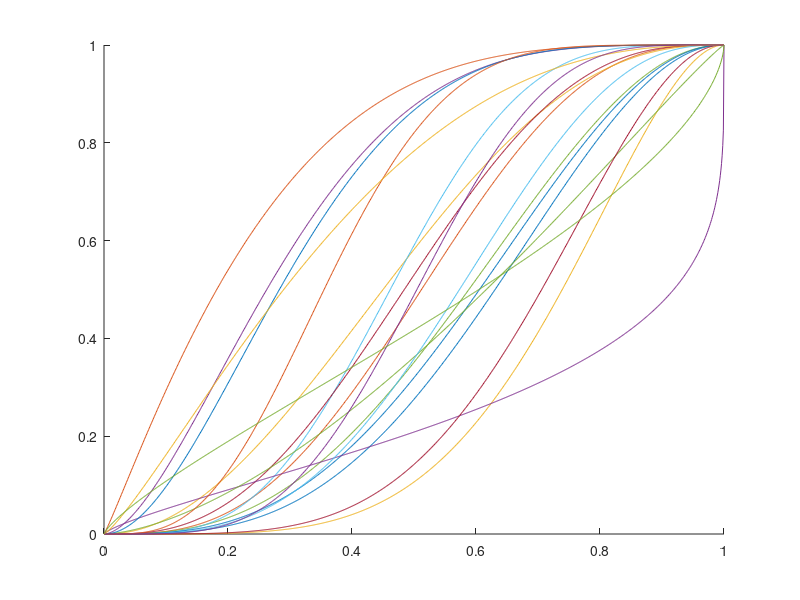

This figure's MATLAB source:
NumLayers = 19;
n = 1000;
x1 = linspace(0,1,n)'; x2 = linspace(0,1,n)';
X = zeros(NumLayers, n);

for i = 1:NumLayers
    X(i,:) = linspace(0,1,n);
end

G = zeros(NumLayers, n);

a = 5.*rand(NumLayers,1);
b = 5.*rand(NumLayers,1);

for i = 1:NumLayers
    if a(i,:)<1
        if b(i,:)>=1
            b(i,:) = rand(1);
        end
    end
    if a(i,:)>=1
        if b(i,:)<1
            b(i,:) = 1 +6.*rand(1);
        end
    end
end

for i = 1:NumLayers
    G(i,:) = betacdf(X(i,:),a(i),b(i));
end

%%
hold on
for i =1:NumLayers
    g = G(i,:);
    plot(X(i,:),g)
end
